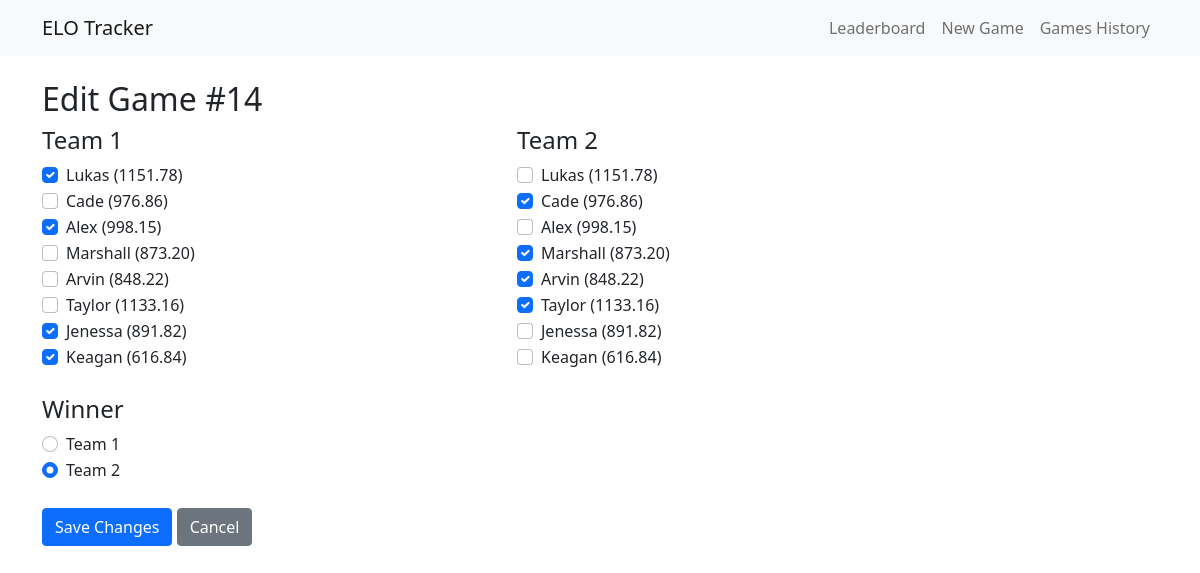
Page /edit_game/14 on the earlier database version.
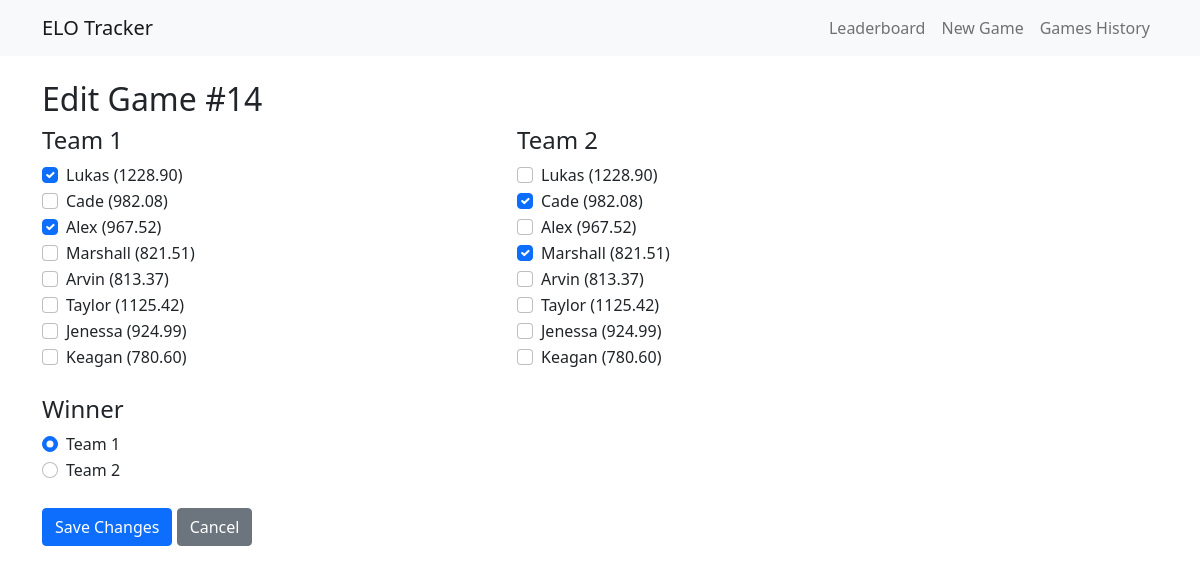
Same page on the later database version.
### models.py (models this page shows)
class Player(db.Model):
    id = db.Column(db.Integer, primary_key=True)
    name = db.Column(db.String(80), unique=True, nullable=False)
    elo = db.Column(db.Float, default=1000)

class Game(db.Model):
    id = db.Column(db.Integer, primary_key=True)
    date = db.Column(db.DateTime, default=datetime.utcnow)
    team1_players = db.Column(db.String(200))  # Store as comma-separated player IDs
    team2_players = db.Column(db.String(200))
    winner = db.Column(db.Integer)  # 1 or 2
    sequence = db.Column(db.Integer)  # To track game order for recalculation

### app.py (the view, shortened to what this page needs)
@app.route('/edit_game/<int:game_id>', methods=['GET', 'POST'])
def edit_game(game_id):
    game = Game.query.get_or_404(game_id)
    players = Player.query.all()
    team1_ids = game.team1_players.split(',')
    team2_ids = game.team2_players.split(',')
    return render_template('edit_game.html',
                          game=game,
                          players=players,
                          team1_ids=team1_ids,
                          team2_ids=team2_ids)

### templates/edit_game.html
{% extends "base.html" %}
{% block content %}
<h2>Edit Game #{{ game.sequence }}</h2>
<form method="POST">
    <div class="row">
        <div class="col-md-5">
            <h4>Team 1</h4>
            {% for player in players %}
            <div class="form-check">
                <input class="form-check-input" type="checkbox" name="team1" value="{{ player.id }}" id="team1_{{ player.id }}"
                       {% if player.id|string in team1_ids %}checked{% endif %}>
                <label class="form-check-label" for="team1_{{ player.id }}">
                    {{ player.name }} ({{ "%.2f"|format(player.elo) }})
                </label>
            </div>
            {% endfor %}
        </div>
        <div class="col-md-5">
            <h4>Team 2</h4>
            {% for player in players %}
            <div class="form-check">
                <input class="form-check-input" type="checkbox" name="team2" value="{{ player.id }}" id="team2_{{ player.id }}"
                       {% if player.id|string in team2_ids %}checked{% endif %}>
                <label class="form-check-label" for="team2_{{ player.id }}">
                    {{ player.name }} ({{ "%.2f"|format(player.elo) }})
                </label>
            </div>
            {% endfor %}
        </div>
    </div>
    <div class="mt-4">
        <h4>Winner</h4>
        <div class="form-check">
            <input class="form-check-input" type="radio" name="winner" value="1" id="winner1" {% if game.winner == 1 %}checked{% endif %} required>
            <label class="form-check-label" for="winner1">Team 1</label>
        </div>
        <div class="form-check">
            <input class="form-check-input" type="radio" name="winner" value="2" id="winner2" {% if game.winner == 2 %}checked{% endif %}>
            <label class="form-check-label" for="winner2">Team 2</label>
        </div>
    </div>
    <button type="submit" class="btn btn-primary mt-4">Save Changes</button>
    <a href="{{ url_for('games') }}" class="btn btn-secondary mt-4">Cancel</a>
</form>
{% endblock %}

Differences in the rows shown:
changed Game: winner "☐ Team 1" → "☑ Team 1"; winner "☑ Team 2" → "☐ Team 2"
changed Player "Lukas": elo "1151.78" → "1228.90"
changed Player "Cade": elo "976.86" → "982.08"
changed Player "Alex": elo "998.15" → "967.52"
changed Player "Marshall": elo "873.20" → "821.51"
changed Player "Arvin": elo "848.22" → "813.37"; team2 "☑" → "☐"
changed Player "Taylor": elo "1133.16" → "1125.42"; team2 "☑" → "☐"
changed Player "Jenessa": team1 "☑" → "☐"; elo "891.82" → "924.99"
changed Player "Keagan": team1 "☑" → "☐"; elo "616.84" → "780.60"
